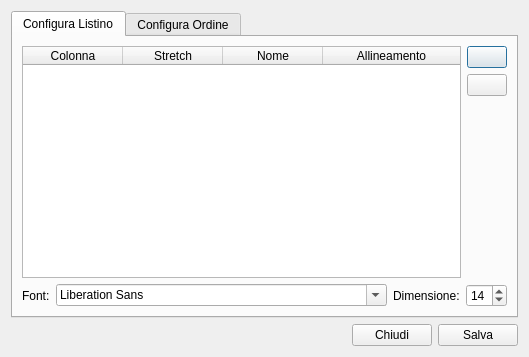
<?xml version="1.0" encoding="UTF-8"?>
<ui version="4.0">
 <class>ConfigPrintDialog</class>
 <widget class="QDialog" name="ConfigPrintDialog">
  <property name="geometry">
   <rect>
    <x>0</x>
    <y>0</y>
    <width>529</width>
    <height>357</height>
   </rect>
  </property>
  <property name="windowTitle">
   <string>Dialog</string>
  </property>
  <layout class="QVBoxLayout" name="verticalLayout">
   <item>
    <widget class="QTabWidget" name="tabWidget">
     <property name="currentIndex">
      <number>0</number>
     </property>
     <widget class="QWidget" name="tab">
      <attribute name="title">
       <string>Configura Listino</string>
      </attribute>
      <layout class="QVBoxLayout" name="verticalLayout_4">
       <item>
        <layout class="QHBoxLayout" name="horizontalLayout_4">
         <item>
          <widget class="QTableWidget" name="listinoTableWidget">
           <attribute name="horizontalHeaderStretchLastSection">
            <bool>true</bool>
           </attribute>
           <column>
            <property name="text">
             <string>Colonna</string>
            </property>
           </column>
           <column>
            <property name="text">
             <string>Stretch</string>
            </property>
           </column>
           <column>
            <property name="text">
             <string>Nome</string>
            </property>
           </column>
           <column>
            <property name="text">
             <string>Allineamento</string>
            </property>
           </column>
          </widget>
         </item>
         <item>
          <layout class="QVBoxLayout" name="verticalLayout_3">
           <item>
            <widget class="QPushButton" name="addListinoButton">
             <property name="text">
              <string/>
             </property>
             <property name="icon">
              <iconset theme="add">
               <normaloff>.</normaloff>.</iconset>
             </property>
            </widget>
           </item>
           <item>
            <widget class="QPushButton" name="remListinoButton">
             <property name="text">
              <string/>
             </property>
             <property name="icon">
              <iconset theme="remove">
               <normaloff>.</normaloff>.</iconset>
             </property>
            </widget>
           </item>
           <item>
            <spacer name="verticalSpacer">
             <property name="orientation">
              <enum>Qt::Vertical</enum>
             </property>
             <property name="sizeHint" stdset="0">
              <size>
               <width>20</width>
               <height>40</height>
              </size>
             </property>
            </spacer>
           </item>
          </layout>
         </item>
        </layout>
       </item>
       <item>
        <layout class="QHBoxLayout" name="horizontalLayout_2" stretch="0,1,0,0">
         <item>
          <widget class="QLabel" name="label">
           <property name="text">
            <string>Font:</string>
           </property>
          </widget>
         </item>
         <item>
          <widget class="QFontComboBox" name="listinoFontCB"/>
         </item>
         <item>
          <widget class="QLabel" name="label_3">
           <property name="text">
            <string>Dimensione:</string>
           </property>
          </widget>
         </item>
         <item>
          <widget class="QSpinBox" name="listinoFontSize">
           <property name="value">
            <number>14</number>
           </property>
          </widget>
         </item>
        </layout>
       </item>
      </layout>
     </widget>
     <widget class="QWidget" name="tab_2">
      <attribute name="title">
       <string>Configura Ordine</string>
      </attribute>
      <layout class="QVBoxLayout" name="verticalLayout_5">
       <item>
        <layout class="QHBoxLayout" name="horizontalLayout_5">
         <item>
          <widget class="QTableWidget" name="ordineTableWidget">
           <attribute name="horizontalHeaderStretchLastSection">
            <bool>true</bool>
           </attribute>
           <column>
            <property name="text">
             <string>Colonna</string>
            </property>
           </column>
           <column>
            <property name="text">
             <string>Stretch</string>
            </property>
           </column>
           <column>
            <property name="text">
             <string>Nome</string>
            </property>
           </column>
           <column>
            <property name="text">
             <string>Allineamento</string>
            </property>
           </column>
          </widget>
         </item>
         <item>
          <layout class="QVBoxLayout" name="verticalLayout_2">
           <item>
            <widget class="QPushButton" name="addOrdineButton">
             <property name="text">
              <string/>
             </property>
             <property name="icon">
              <iconset theme="add">
               <normaloff>.</normaloff>.</iconset>
             </property>
            </widget>
           </item>
           <item>
            <widget class="QPushButton" name="remOrdineButton">
             <property name="text">
              <string/>
             </property>
             <property name="icon">
              <iconset theme="remove">
               <normaloff>.</normaloff>.</iconset>
             </property>
            </widget>
           </item>
           <item>
            <spacer name="verticalSpacer_2">
             <property name="orientation">
              <enum>Qt::Vertical</enum>
             </property>
             <property name="sizeHint" stdset="0">
              <size>
               <width>20</width>
               <height>40</height>
              </size>
             </property>
            </spacer>
           </item>
          </layout>
         </item>
        </layout>
       </item>
       <item>
        <layout class="QHBoxLayout" name="horizontalLayout_3" stretch="0,1,0,0">
         <item>
          <widget class="QLabel" name="label_2">
           <property name="text">
            <string>Font:</string>
           </property>
          </widget>
         </item>
         <item>
          <widget class="QFontComboBox" name="ordineFontCB"/>
         </item>
         <item>
          <widget class="QLabel" name="label_4">
           <property name="text">
            <string>Dimensione:</string>
           </property>
          </widget>
         </item>
         <item>
          <widget class="QSpinBox" name="ordineFontSize">
           <property name="value">
            <number>14</number>
           </property>
          </widget>
         </item>
        </layout>
       </item>
      </layout>
     </widget>
    </widget>
   </item>
   <item>
    <layout class="QHBoxLayout" name="horizontalLayout">
     <item>
      <spacer name="horizontalSpacer">
       <property name="orientation">
        <enum>Qt::Horizontal</enum>
       </property>
       <property name="sizeHint" stdset="0">
        <size>
         <width>40</width>
         <height>20</height>
        </size>
       </property>
      </spacer>
     </item>
     <item>
      <widget class="QPushButton" name="closeButton">
       <property name="text">
        <string>Chiudi</string>
       </property>
      </widget>
     </item>
     <item>
      <widget class="QPushButton" name="saveButton">
       <property name="text">
        <string>Salva</string>
       </property>
      </widget>
     </item>
    </layout>
   </item>
  </layout>
 </widget>
 <resources/>
 <connections>
  <connection>
   <sender>closeButton</sender>
   <signal>clicked()</signal>
   <receiver>ConfigPrintDialog</receiver>
   <slot>reject()</slot>
   <hints>
    <hint type="sourcelabel">
     <x>432</x>
     <y>346</y>
    </hint>
    <hint type="destinationlabel">
     <x>281</x>
     <y>274</y>
    </hint>
   </hints>
  </connection>
  <connection>
   <sender>saveButton</sender>
   <signal>clicked()</signal>
   <receiver>ConfigPrintDialog</receiver>
   <slot>save()</slot>
   <hints>
    <hint type="sourcelabel">
     <x>518</x>
     <y>346</y>
    </hint>
    <hint type="destinationlabel">
     <x>281</x>
     <y>274</y>
    </hint>
   </hints>
  </connection>
  <connection>
   <sender>saveButton</sender>
   <signal>clicked()</signal>
   <receiver>ConfigPrintDialog</receiver>
   <slot>accept()</slot>
   <hints>
    <hint type="sourcelabel">
     <x>478</x>
     <y>335</y>
    </hint>
    <hint type="destinationlabel">
     <x>264</x>
     <y>178</y>
    </hint>
   </hints>
  </connection>
  <connection>
   <sender>remListinoButton</sender>
   <signal>clicked()</signal>
   <receiver>ConfigPrintDialog</receiver>
   <slot>removeColumn()</slot>
   <hints>
    <hint type="sourcelabel">
     <x>507</x>
     <y>99</y>
    </hint>
    <hint type="destinationlabel">
     <x>524</x>
     <y>104</y>
    </hint>
   </hints>
  </connection>
  <connection>
   <sender>addListinoButton</sender>
   <signal>clicked()</signal>
   <receiver>ConfigPrintDialog</receiver>
   <slot>addColumn()</slot>
   <hints>
    <hint type="sourcelabel">
     <x>507</x>
     <y>69</y>
    </hint>
    <hint type="destinationlabel">
     <x>526</x>
     <y>57</y>
    </hint>
   </hints>
  </connection>
  <connection>
   <sender>addOrdineButton</sender>
   <signal>clicked()</signal>
   <receiver>ConfigPrintDialog</receiver>
   <slot>addColumn()</slot>
   <hints>
    <hint type="sourcelabel">
     <x>496</x>
     <y>61</y>
    </hint>
    <hint type="destinationlabel">
     <x>526</x>
     <y>83</y>
    </hint>
   </hints>
  </connection>
  <connection>
   <sender>remOrdineButton</sender>
   <signal>clicked()</signal>
   <receiver>ConfigPrintDialog</receiver>
   <slot>removeColumn()</slot>
   <hints>
    <hint type="sourcelabel">
     <x>494</x>
     <y>85</y>
    </hint>
    <hint type="destinationlabel">
     <x>522</x>
     <y>17</y>
    </hint>
   </hints>
  </connection>
 </connections>
 <slots>
  <slot>addColumn()</slot>
  <slot>removeColumn()</slot>
  <slot>save()</slot>
 </slots>
</ui>
